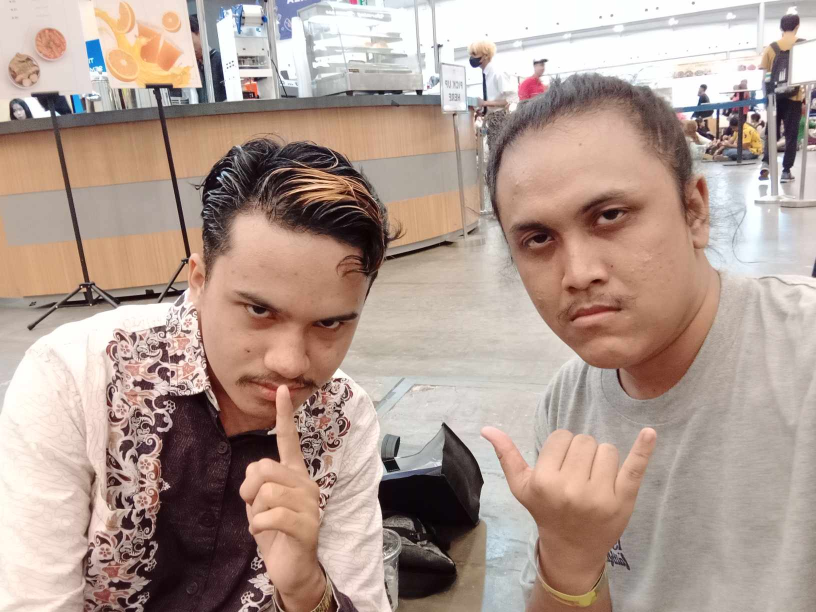
#> input picture data/MeAndTuco.jpg, 1632 x 1224 px (shown at 1/2 size)
$ jupyter execute 119140048_ho2.ipynb
#> lines starting #> are read from the running program, lines starting #| are printed output that depends on the picture; after the words box and inside, x2 and y2 are one past the last pixel; in counts of white or black regions, pixels touching at a corner belong together
[cell 1]
import numpy as np
import matplotlib.pyplot as plt
import cv2
import os

---
# 1. Frame it

[cell 2]
image = cv2.imread('data/MeAndTuco.jpg')
#> image is the input picture: shape (1224, 1632, 3); mean B, G, R 145.6, 155.6, 176.5
height, width = image.shape[:2]
#> height = 1224; width = 1632
scaling_factor = 1080 / max(height, width)
#> scaling_factor = 0.662
new_size = (int(width * scaling_factor), int(height * scaling_factor))
#> new_size = (1080, 810)
resized_image = cv2.resize(image, new_size)
resized_image_rgb = cv2.cvtColor(resized_image, cv2.COLOR_BGR2RGB)

[cell 3]
plt.imshow(resized_image_rgb)
plt.axis('off')
plt.show()

[cell 4]
frame_thickness = 25 + 48
yellow_color = [255, 255, 0]
image_with_frame = cv2.copyMakeBorder(
    resized_image_rgb, frame_thickness, frame_thickness, frame_thickness, frame_thickness, cv2.BORDER_CONSTANT, value=yellow_color
)
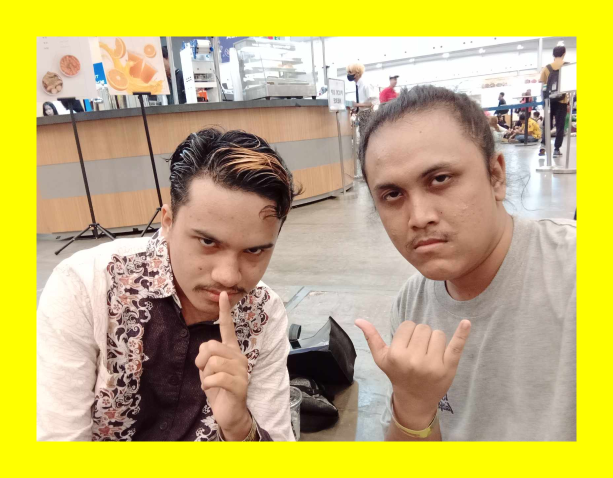
#> image_with_frame: shape (956, 1226, 3) (shown at 1/2 size); mean R, G, B 196.3, 180.8, 108.6

[cell 5]
plt.imshow(image_with_frame)
plt.axis('off')
plt.show()

framed_unmodified = image_with_frame.copy()

[cell 6]
red_channel = image_with_frame[:, :, 0]
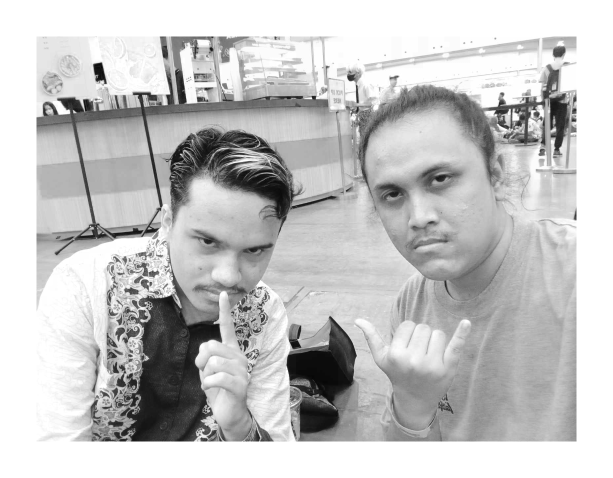
#> red_channel: shape (956, 1226) (shown at 1/2 size); min 0, max 255, mean 196.3
red_mask = (red_channel >= 50) & (red_channel <= 150)
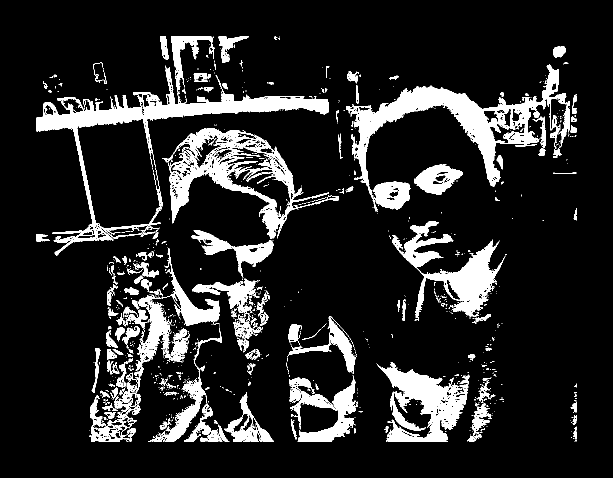
#> red_mask: shape (956, 1226) bool (shown at 1/2 size); 13.6% white; 1101 white regions (910 under 20 px), largest, box (x1, y1, x2, y2) and area: (692, 129, 1140, 424) 24217, (73, 131, 657, 511) 23083, (325, 256, 678, 478) 16597
red_channel[red_mask] = np.clip(red_channel[red_mask] + 20, 0, 255)
#> red_channel: shape (956, 1226); 13.61% of pixels changed, all inside (x1, y1, x2, y2) = (73, 73, 1153, 883)

[cell 7]
plt.imshow(image_with_frame)
plt.axis('off')
plt.show()

[cell 8]
blue_channel = image_with_frame[:, :, 2]
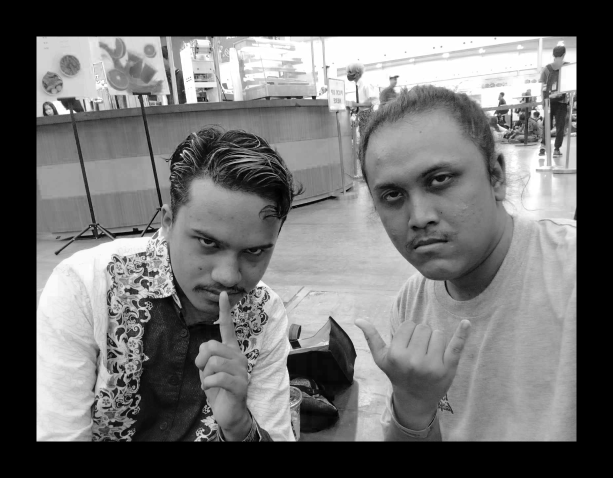
#> blue_channel: shape (956, 1226) (shown at 1/2 size); min 0, max 255, mean 108.6
blue_mask = (blue_channel >= 200) & (blue_channel <= 250)
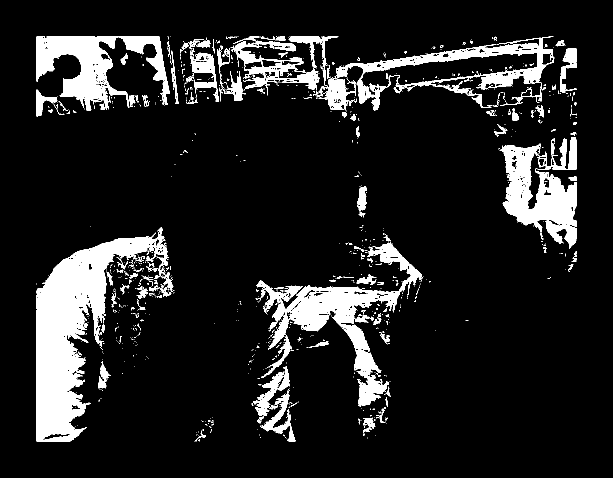
#> blue_mask: shape (956, 1226) bool (shown at 1/2 size); 12.1% white; 1062 white regions (922 under 20 px), largest, box (x1, y1, x2, y2) and area: (73, 454, 347, 883) 40481, (511, 485, 846, 813) 22103, (73, 73, 340, 222) 16766
blue_channel[blue_mask] = np.clip(blue_channel[blue_mask] - 20, 0, 255)

[cell 9]
plt.imshow(image_with_frame)
plt.axis('off')
plt.show()

[cell 10]
plt.figure(figsize=(12, 5))

plt.subplot(1, 2, 1)
colors = ('r', 'g', 'b')
for i, color in enumerate(colors):
    hist = cv2.calcHist([framed_unmodified], [i], None, [256], [0, 256])
    plt.plot(hist, color=color)
    plt.xlim([0, 256])

plt.title('Histogram Sebelum Modifikasi')
plt.xlabel('Intensitas')
plt.ylabel('Jumlah Pixel')

plt.subplot(1, 2, 2)
colors = ('r', 'g', 'b')
for i, color in enumerate(colors):
    hist = cv2.calcHist([image_with_frame], [i], None, [256], [0, 256])
    plt.plot(hist, color=color)
    plt.xlim([0, 256])
plt.title('Histogram setelah modifikasi')
plt.xlabel('Intensitas')
plt.ylabel('Jumlah Pixel')

plt.tight_layout()
plt.show()
#> figure, not shown here; panel 1: curve peaks at x = 255, y = 315111; panel 1: curve peaks at x = 255, y = 314007; panel 1: curve peaks at x = 0, y = 297386; panel 2: curve peaks at x = 255, y = 315111

### Hasil eksperimen
- Karena intensitas channel merah dinaikkan, kelopak mata terlihat lebih intens, sehingga kami terlihat seperti antagonis film slasher.
- Karena intensitas channel biru diturunkan, gambar terlihat lebih kuning, paling terlihat di bagian kiri gambar di bahu kanan baju batik.

---
# 2. Two-tone

[cell 11]
image = cv2.imread('data/MeAndTuco.jpg')
image_rgb = cv2.cvtColor(image, cv2.COLOR_BGR2RGB)

image_gray = cv2.cvtColor(image_rgb, cv2.COLOR_RGB2GRAY)

plt.imshow(image_gray, cmap='gray')
plt.axis('off')
plt.show()

[cell 12]
plt.hist(image_gray.ravel(), bins=256, range=[0, 256], color='gray')
plt.title('Histogram Sebelum Normalisasi')
plt.xlabel('Intensitas')
plt.ylabel('Jumlah Pixel')


plt.tight_layout()
plt.show()
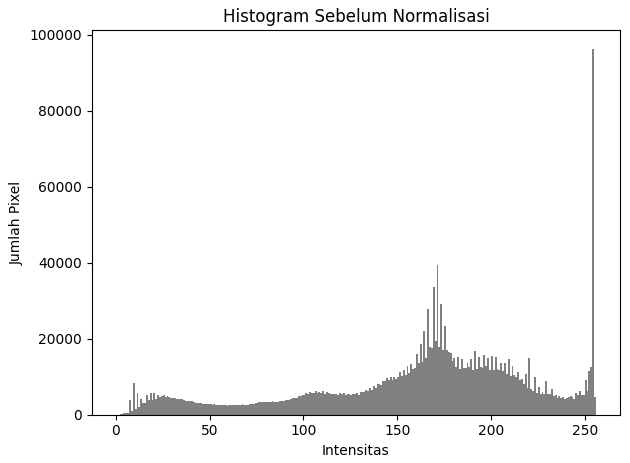
#> figure drawn by matplotlib, 1 panel; tallest bar 96358 high, from x = 254 to 255

[cell 13]
min_intensity = np.min(image_gray)
#> min_intensity = 0
max_intensity = np.max(image_gray)
#> max_intensity = 255
normalized_gray = ((image_gray - min_intensity) * (255.0 / (max_intensity - min_intensity))).astype(np.uint8)


plt.imshow(normalized_gray, cmap='gray')
plt.axis('off')
#> Out = (-0.5, 1631.5, 1223.5, -0.5)

[cell 14]
plt.hist(normalized_gray.ravel(), bins=256, range=[0, 256], color='gray')
plt.title('Histogram Setelah Normalisasi')
plt.xlabel('Intensitas')
plt.ylabel('Jumlah Pixel')

plt.tight_layout()
plt.show()
#> figure, not shown here; tallest bar 96358 high, from x = 254 to 255

[cell 15]
pixel_art = np.where(normalized_gray < 128, 0, 255).astype(np.uint8)
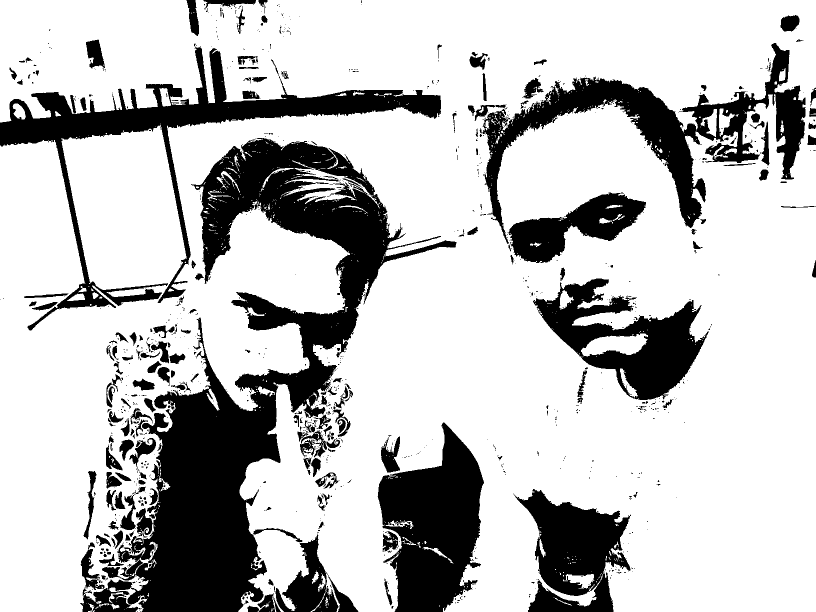
#> pixel_art: shape (1224, 1632) (shown at 1/2 size); 75.5% white; 990 black regions (767 under 20 px), largest, box (x1, y1, x2, y2) and area: (160, 276, 913, 1224) 187628, (0, 92, 882, 661) 59284, (965, 86, 1611, 488) 54226

plt.imshow(pixel_art, cmap='gray')  # Menambahkan cmap='gray'
plt.axis('off')
#> Out = (-0.5, 1631.5, 1223.5, -0.5)

---
# 3. H, S, V

[cell 16]
image = cv2.imread('data/MeAndTuco.jpg')
image_rgb = cv2.cvtColor(image, cv2.COLOR_BGR2RGB)

[cell 17]
img1_edit = image_rgb.copy()

[cell 18]
for row in range(img1_edit.shape[0]):
    for col in range(img1_edit.shape[1]):

        if img1_edit[row, col, 0] < 100:
            img1_edit[row, col, 0] += 30

        if img1_edit[row, col, 1] < 100:
            img1_edit[row, col, 1] += 30

        if img1_edit[row, col, 2] < 100:
            img1_edit[row, col, 2] += 30
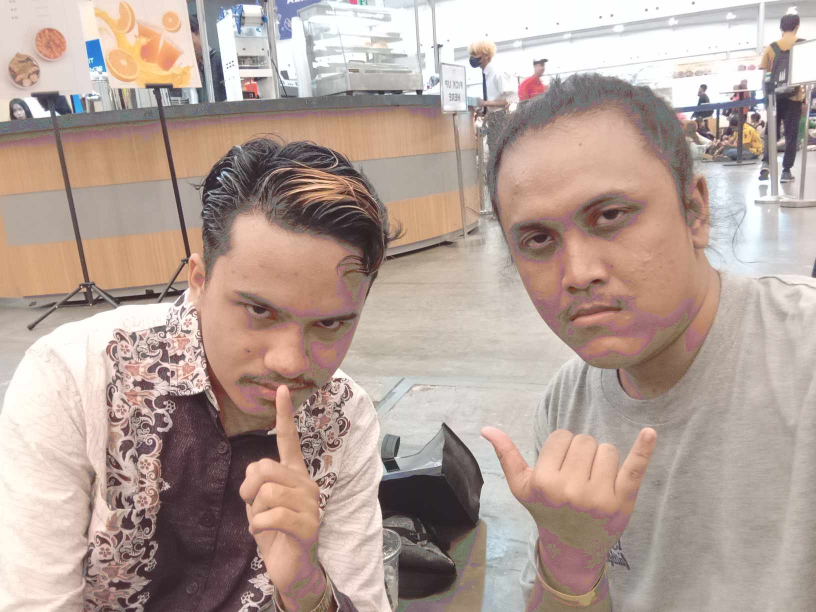
#> img1_edit: shape (1224, 1632, 3) (shown at 1/2 size); mean R, G, B 180.4, 161.3, 152.6

plt.imshow(img1_edit)

[cell 19]
img_satedit = image_rgb.copy()

hsv_image = cv2.cvtColor(img_satedit, cv2.COLOR_RGB2HSV)
#> hsv_image: shape (1224, 1632, 3); mean H, S, V 34.8, 57.2, 177.7
saturation_factor = 0.4
hsv_image[..., 1] = np.clip(hsv_image[..., 1] * saturation_factor, 0, 255)
#> hsv_image: shape (1224, 1632, 3); mean H, S, V 34.8, 22.5, 177.7
saturated_image = cv2.cvtColor(hsv_image, cv2.COLOR_HSV2RGB)
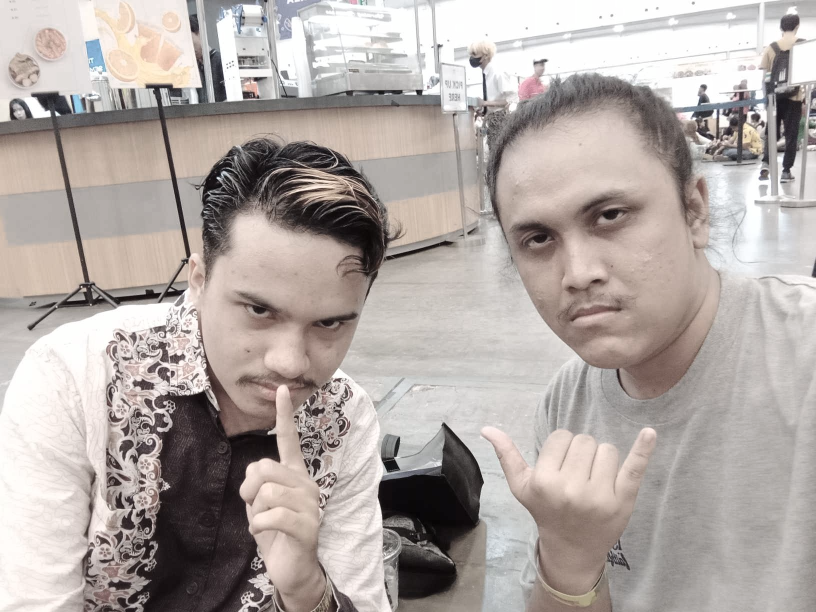
#> saturated_image: shape (1224, 1632, 3) (shown at 1/2 size); mean R, G, B 177.2, 168.6, 164.7

plt.imshow(saturated_image)

[cell 20]
img_intsedit = image_rgb.copy()

mean_intensity = np.mean(img_intsedit)
#> mean_intensity = 159.2
contrast_factor = 0.3
contrast_image = np.clip(mean_intensity + contrast_factor * (img_intsedit - mean_intensity), 0, 255).astype(np.uint8)
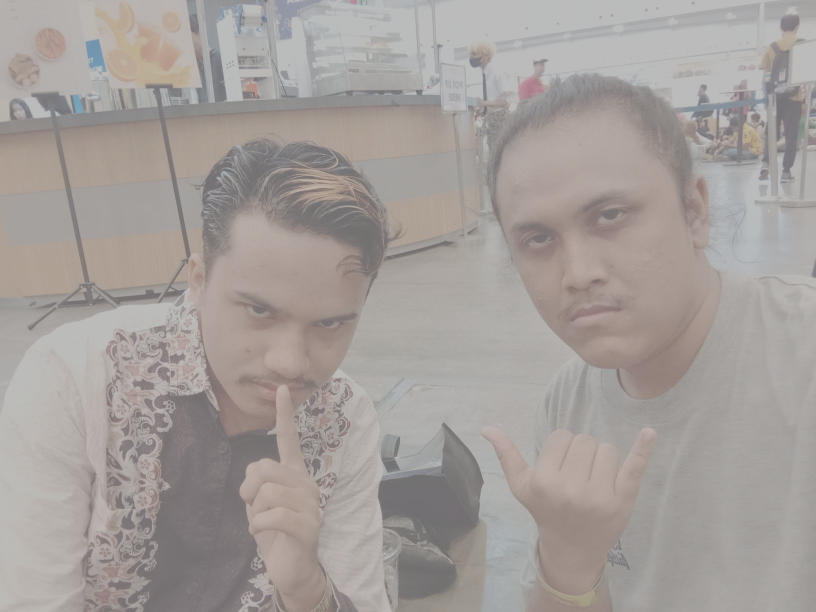
#> contrast_image: shape (1224, 1632, 3) (shown at 1/2 size); mean R, G, B 163.9, 157.6, 154.6

plt.imshow(contrast_image)
